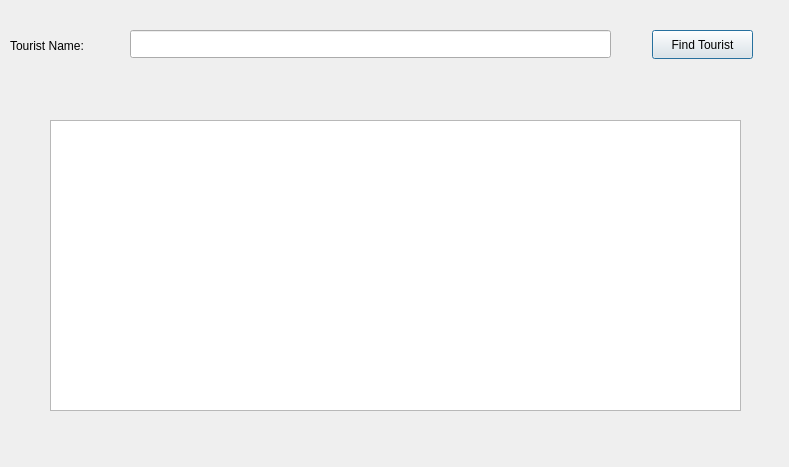
<?xml version="1.0" encoding="UTF-8"?>
<ui version="4.0">
 <class>FindTourist</class>
 <widget class="QDialog" name="FindTourist">
  <property name="geometry">
   <rect>
    <x>0</x>
    <y>0</y>
    <width>789</width>
    <height>467</height>
   </rect>
  </property>
  <property name="windowTitle">
   <string>FindTourist</string>
  </property>
  <widget class="QTableView" name="tableView">
   <property name="geometry">
    <rect>
     <x>50</x>
     <y>120</y>
     <width>691</width>
     <height>291</height>
    </rect>
   </property>
  </widget>
  <widget class="QLabel" name="label">
   <property name="geometry">
    <rect>
     <x>10</x>
     <y>20</y>
     <width>111</width>
     <height>51</height>
    </rect>
   </property>
   <property name="text">
    <string>Tourist Name:</string>
   </property>
  </widget>
  <widget class="QLineEdit" name="lineEdit">
   <property name="geometry">
    <rect>
     <x>130</x>
     <y>30</y>
     <width>481</width>
     <height>28</height>
    </rect>
   </property>
  </widget>
  <widget class="QPushButton" name="pushButton">
   <property name="geometry">
    <rect>
     <x>652</x>
     <y>30</y>
     <width>101</width>
     <height>29</height>
    </rect>
   </property>
   <property name="text">
    <string>Find Tourist</string>
   </property>
  </widget>
 </widget>
 <resources/>
 <connections/>
</ui>
